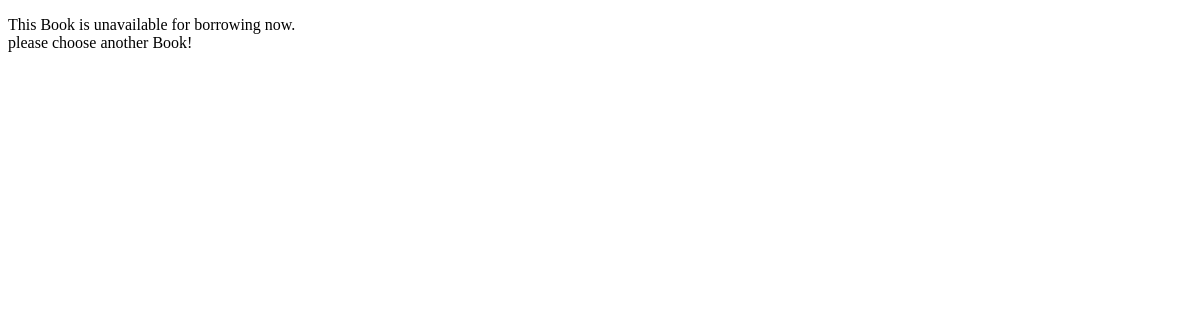
Before: /borrow/1/ (signed in) with the older database file.
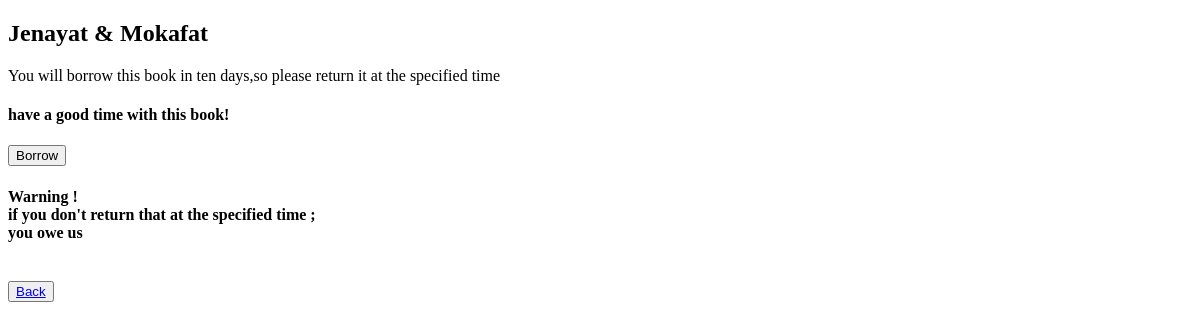
After: the same page with the newer database file.
### book_store/models.py (models this page shows, shortened)
class Book(models.Model):
    title = models.CharField(max_length=150)
    author = models.CharField(max_length=100)
    is_available = models.BooleanField(default=True)
    slug = models.SlugField(unique=True, db_index=True,editable=False)

### book_store/views.py (the view, shortened to what this page needs)
# urls.py: path("borrow/<int:pk>/",views.borrow_book, name="book-borrow"),
def borrow_book(request, pk):
    book = get_object_or_404(Book,pk=pk)
    if request.method == "POST":
        form = BorrowForm(request.POST)
        if form.is_valid() and book.is_available:
            borrow = form.save(commit=False)
            borrow.book = book
            borrow.user = request.user
            borrow.borrow_date = timezone.now()
            borrow.return_date = None
            book.is_available = False
            borrow.save()
            book.save()
            return redirect("book-list")
        else :
            raise ValidationError("the book isn't available now")
    else :
        form = BorrowForm()
    return render(request , "book_store/book-borrow.html" ,{
        "form":form,
        "book":book,
        "is_available":book.is_available
    })

### book_store/templates/book_store/book-borrow.html (shortened to what this page needs)
{% extends "base.html" %}
{% block content %}
    {% if is_available %}
    <h2> {{book.title}}</h2>
    <p>You will borrow this book in ten days,so please return it at the specified time</p>
    <h4>have a good time with this book!</h4>
    <form action="" method="POST">
        <button type="submit">Borrow</button>
    </form>
    <h4>Warning !<br/>
        if you don't return that at the specified time ;<br/>
        you owe us</h4>
<br/>
    <button><a href="{% url "book-list" %}">Back</a></button>
    {% else %}
        <p>This Book is unavailable for borrowing now.<br/>
            please choose another Book!</p>
    {% endif %}
{% endblock  %}

Changed rows visible on the page:
now on this page (row edited): Book: title "Jenayat & Mokafat"
Other visible differences:
text no longer shown: "This Book is unavailable for borrowing now. please choose another Book!"
text now shown: "You will borrow this book in ten days,so please return it at the specified time have a good time with this book! Borrow Warning ! if you don't return that at the specified time ; you owe us Back"
